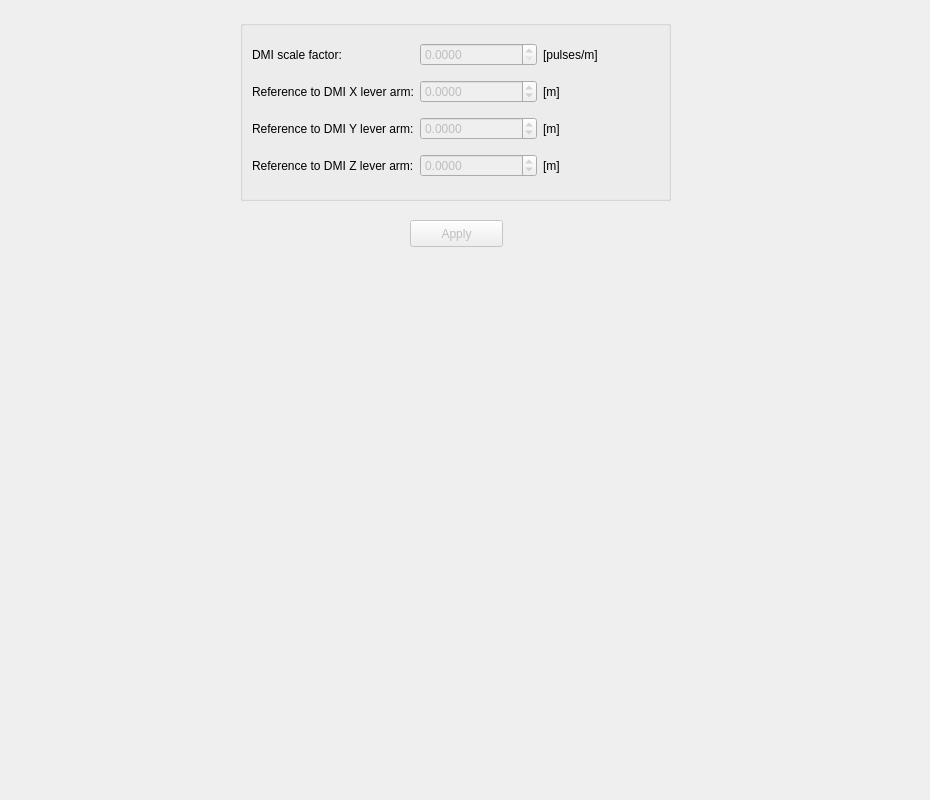
<?xml version="1.0" encoding="UTF-8"?>
<ui version="4.0">
 <class>AidingSensorInstallParamsTab</class>
 <widget class="QWidget" name="AidingSensorInstallParamsTab">
  <property name="geometry">
   <rect>
    <x>0</x>
    <y>0</y>
    <width>930</width>
    <height>800</height>
   </rect>
  </property>
  <property name="windowTitle">
   <string>Form</string>
  </property>
  <widget class="QGroupBox" name="groupBox_6">
   <property name="geometry">
    <rect>
     <x>240</x>
     <y>20</y>
     <width>431</width>
     <height>181</height>
    </rect>
   </property>
   <property name="title">
    <string/>
   </property>
   <layout class="QGridLayout" name="gridLayout">
    <item row="3" column="0">
     <widget class="QLabel" name="label_9">
      <property name="text">
       <string>Reference to DMI Z lever arm:</string>
      </property>
     </widget>
    </item>
    <item row="3" column="1">
     <widget class="QDoubleSpinBox" name="dmiZSpinBox">
      <property name="enabled">
       <bool>false</bool>
      </property>
      <property name="decimals">
       <number>4</number>
      </property>
      <property name="minimum">
       <double>-1000000.000000000000000</double>
      </property>
      <property name="maximum">
       <double>1000000.000000000000000</double>
      </property>
      <property name="singleStep">
       <double>0.100000000000000</double>
      </property>
     </widget>
    </item>
    <item row="2" column="0">
     <widget class="QLabel" name="label_10">
      <property name="text">
       <string>Reference to DMI Y lever arm:</string>
      </property>
     </widget>
    </item>
    <item row="2" column="1">
     <widget class="QDoubleSpinBox" name="dmiYSpinBox">
      <property name="enabled">
       <bool>false</bool>
      </property>
      <property name="decimals">
       <number>4</number>
      </property>
      <property name="minimum">
       <double>-1000000.000000000000000</double>
      </property>
      <property name="maximum">
       <double>1000000.000000000000000</double>
      </property>
      <property name="singleStep">
       <double>0.100000000000000</double>
      </property>
     </widget>
    </item>
    <item row="1" column="0">
     <widget class="QLabel" name="label_11">
      <property name="text">
       <string>Reference to DMI X lever arm:</string>
      </property>
     </widget>
    </item>
    <item row="1" column="1">
     <widget class="QDoubleSpinBox" name="dmiXSpinBox">
      <property name="enabled">
       <bool>false</bool>
      </property>
      <property name="decimals">
       <number>4</number>
      </property>
      <property name="minimum">
       <double>-1000000.000000000000000</double>
      </property>
      <property name="maximum">
       <double>1000000.000000000000000</double>
      </property>
      <property name="singleStep">
       <double>0.100000000000000</double>
      </property>
     </widget>
    </item>
    <item row="0" column="0">
     <widget class="QLabel" name="label_12">
      <property name="text">
       <string>DMI scale factor:</string>
      </property>
     </widget>
    </item>
    <item row="0" column="1">
     <widget class="QDoubleSpinBox" name="dmiScaleSpinBox">
      <property name="enabled">
       <bool>false</bool>
      </property>
      <property name="buttonSymbols">
       <enum>QAbstractSpinBox::UpDownArrows</enum>
      </property>
      <property name="decimals">
       <number>4</number>
      </property>
      <property name="maximum">
       <double>1000000.000000000000000</double>
      </property>
      <property name="singleStep">
       <double>0.100000000000000</double>
      </property>
     </widget>
    </item>
    <item row="1" column="2">
     <widget class="QLabel" name="label_14">
      <property name="text">
       <string>[m]</string>
      </property>
     </widget>
    </item>
    <item row="2" column="2">
     <widget class="QLabel" name="label_15">
      <property name="text">
       <string>[m]</string>
      </property>
     </widget>
    </item>
    <item row="0" column="2">
     <widget class="QLabel" name="label_13">
      <property name="text">
       <string>[pulses/m]</string>
      </property>
     </widget>
    </item>
    <item row="3" column="2">
     <widget class="QLabel" name="label_16">
      <property name="text">
       <string>[m]</string>
      </property>
     </widget>
    </item>
   </layout>
  </widget>
  <widget class="QPushButton" name="applyButton">
   <property name="enabled">
    <bool>false</bool>
   </property>
   <property name="geometry">
    <rect>
     <x>410</x>
     <y>220</y>
     <width>93</width>
     <height>27</height>
    </rect>
   </property>
   <property name="text">
    <string>Apply</string>
   </property>
  </widget>
 </widget>
 <resources/>
 <connections>
  <connection>
   <sender>applyButton</sender>
   <signal>pressed()</signal>
   <receiver>AidingSensorInstallParamsTab</receiver>
   <slot>applyPressed()</slot>
   <hints>
    <hint type="sourcelabel">
     <x>446</x>
     <y>613</y>
    </hint>
    <hint type="destinationlabel">
     <x>464</x>
     <y>399</y>
    </hint>
   </hints>
  </connection>
 </connections>
 <slots>
  <slot>applyPressed()</slot>
 </slots>
</ui>
